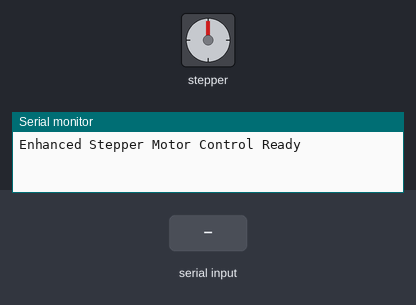
A sketch run on a simulated Arduino Uno, built with avr-gcc and run on an emulated ATmega328P. Parts: stepper motor, the last lines printed to the serial monitor. Wiring (inferred from the names in the program): stepper motor driver (200 steps per turn assumed): step pin 10; direction pin 9; enable pin 8. Inputs (shaded band) come from the test bench.

Above: at 1.2 s.
1.3 s: "on\n" received over Serial
At 1.45 s:
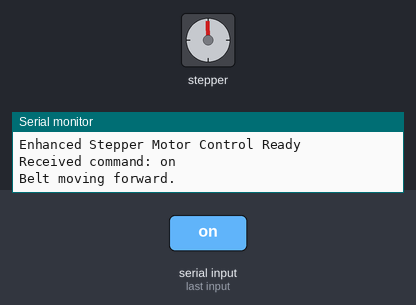
7.3 s: "off\n" received over Serial
At 7.8 s:
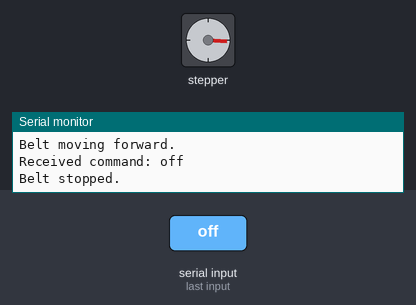
8.8 s: "on\n" received over Serial
At 9.85 s:
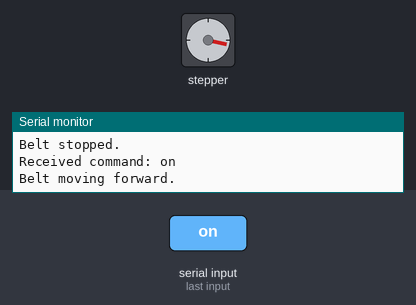
20.8 s: "off\n" received over Serial
At 20.8 s:
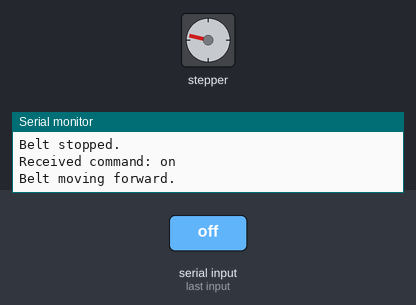
Timing chart, 0 to 23.3 s (numbered marks = the images above; inputs shaded):
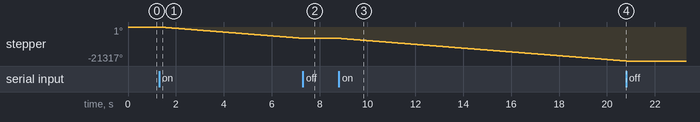

The sketch:

Conveyor_belt_using_time.ino
```cpp
// Enhanced Stepper Motor Control with TB6600
// Responds to 'on' and 'off' commands via Serial

#define PIN_ENA   8
#define PIN_DIR   9
#define PIN_PUL   10

const unsigned long STEP_INTERVAL = 1500; // Microseconds between steps (1ms)
unsigned long previousStepTime = 0;

bool running = false;          // Motor running state
String inputString = "";       // Serial input buffer
bool stringComplete = false;   // Flag for complete command

void setup() {
  Serial.begin(115200);
  Serial.println("Enhanced Stepper Motor Control Ready");

  pinMode(PIN_ENA, OUTPUT);
  pinMode(PIN_DIR, OUTPUT);
  pinMode(PIN_PUL, OUTPUT);

  // Enable the driver
  digitalWrite(PIN_ENA, LOW); // LOW typically enables the driver; verify with your TB6600

  // Set initial direction (forward)
  digitalWrite(PIN_DIR, LOW); // Change as needed for your motor's direction

  // Initialize previousStepTime
  previousStepTime = micros();
}

void loop() {
  // Handle serial input
  while (Serial.available()) {
    char inChar = (char)Serial.read();
    if (inChar == '\n') { // Command terminated by newline
      stringComplete = true;
    } else if (inChar != '\r') { // Ignore carriage return
      inputString += inChar;
    }
  }

  // Process complete command
  if (stringComplete) {
    inputString.trim(); // Remove leading/trailing whitespace
    Serial.print("Received command: ");
    Serial.println(inputString);

    if (inputString.equalsIgnoreCase("on")) {
      running = true;
      Serial.println("Belt moving forward.");
    }
    else if (inputString.equalsIgnoreCase("off")) {
      running = false;
      Serial.println("Belt stopped.");
    }
    else {
      Serial.println("Unknown command.");
    }

    // Reset input buffer
    inputString = "";
    stringComplete = false;
  }

  // Handle motor stepping
  if (running) {
    unsigned long currentTime = micros();
    if (currentTime - previousStepTime >= STEP_INTERVAL) {
      previousStepTime = currentTime;
      stepForward();
    }
  }
}

void stepForward() {
  digitalWrite(PIN_PUL, HIGH);
  delayMicroseconds(100); // Minimum pulse width (10µs)
  digitalWrite(PIN_PUL, LOW);
  // No additional delay needed; timing controlled by STEP_INTERVAL
}
```

Measured:
- after the input at 1.3 s, stepper: keeps turning counter-clockwise at about 1185°/s, starting at once
- after the input at 7.3 s, stepper: goes on until 7.3 s, then stays -7106°
- after the input at 8.8 s, stepper: keeps turning counter-clockwise at about 1184°/s, starting at once
- after the input at 20.8 s, stepper: stops changing and stays -21317°
